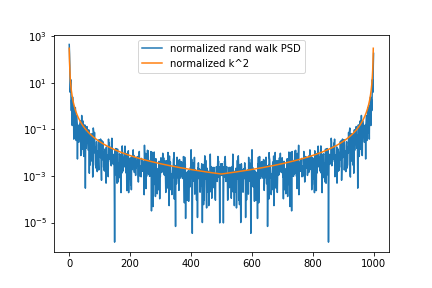

Reproduce this figure in Python.
#!/usr/bin/env python3
# -*- coding: utf-8 -*-
"""
Created on Thu Oct 28 15:14:43 2021

@author: lfairgrievepark12
"""

import numpy as np
import matplotlib.pyplot as plt

x=1000
# Generate the random walk
rand = np.cumsum(np.random.randn(x))

# Generate k modes and clip k=0 cause it causes problems
k = np.fft.fftfreq(x)[1:]
k2 = k**-2
ps = abs(np.fft.fft(rand))**2

plt.semilogy(ps/np.mean((ps)), label='normalized rand walk PSD')
plt.semilogy(k2/np.mean(k2), label = 'normalized k^2')
plt.legend()
plt.savefig('P6.png')
            